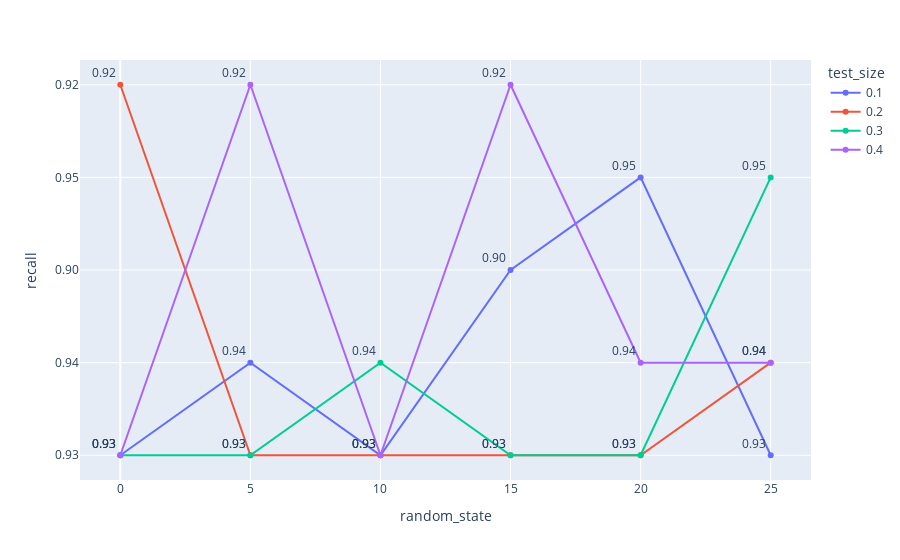

The cell this chart's notebook holds for it:
### Code cell
import plotly.express as px
fig = px.line(optimal, x='random_state', y='recall',color='test_size',
              text='recall', markers=True)
fig.update_traces(textposition='top left')
fig.show()

### Figure 1 — Plotly figure (JSON) as saved in the notebook; plotly's stock layout.template omitted (floating-point values rounded to 4 significant figures)
{"data": [{"hovertemplate": "test_size=0.1<br>random_state=%{x}<br>recall=%{text}<extra></extra>", "legendgroup": "0.1", "line": {"color": "#636efa", "dash": "solid"}, "marker": {"symbol": "circle"}, "mode": "lines+markers+text", "name": "0.1", "orientation": "h", "showlegend": true, "text": ["0.93", "0.94", "0.93", "0.90", "0.95", "0.93"], "textposition": "top left", "type": "scatter", "x": [0, 5, 10, 15, 20, 25], "xaxis": "x", "y": ["0.93", "0.94", "0.93", "0.90", "0.95", "0.93"], "yaxis": "y"}, {"hovertemplate": "test_size=0.2<br>random_state=%{x}<br>recall=%{text}<extra></extra>", "legendgroup": "0.2", "line": {"color": "#EF553B", "dash": "solid"}, "marker": {"symbol": "circle"}, "mode": "lines+markers+text", "name": "0.2", "orientation": "h", "showlegend": true, "text": ["0.92", "0.93", "0.93", "0.93", "0.93", "0.94"], "textposition": "top left", "type": "scatter", "x": [0, 5, 10, 15, 20, 25], "xaxis": "x", "y": ["0.92", "0.93", "0.93", "0.93", "0.93", "0.94"], "yaxis": "y"}, {"hovertemplate": "test_size=0.3<br>random_state=%{x}<br>recall=%{text}<extra></extra>", "legendgroup": "0.3", "line": {"color": "#00cc96", "dash": "solid"}, "marker": {"symbol": "circle"}, "mode": "lines+markers+text", "name": "0.3", "orientation": "h", "showlegend": true, "text": ["0.93", "0.93", "0.94", "0.93", "0.93", "0.95"], "textposition": "top left", "type": "scatter", "x": [0, 5, 10, 15, 20, 25], "xaxis": "x", "y": ["0.93", "0.93", "0.94", "0.93", "0.93", "0.95"], "yaxis": "y"}, {"hovertemplate": "test_size=0.4<br>random_state=%{x}<br>recall=%{text}<extra></extra>", "legendgroup": "0.4", "line": {"color": "#ab63fa", "dash": "solid"}, "marker": {"symbol": "circle"}, "mode": "lines+markers+text", "name": "0.4", "orientation": "h", "showlegend": true, "text": ["0.93", "0.92", "0.93", "0.92", "0.94", "0.94"], "textposition": "top left", "type": "scatter", "x": [0, 5, 10, 15, 20, 25], "xaxis": "x", "y": ["0.93", "0.92", "0.93", "0.92", "0.94", "0.94"], "yaxis": "y"}], "layout": {"legend": {"title": {"text": "test_size"}, "tracegroupgap": 0}, "margin": {"t": 60}, "xaxis": {"anchor": "y", "domain": [0, 1], "title": {"text": "random_state"}}, "yaxis": {"anchor": "x", "domain": [0, 1], "title": {"text": "recall"}}}}
